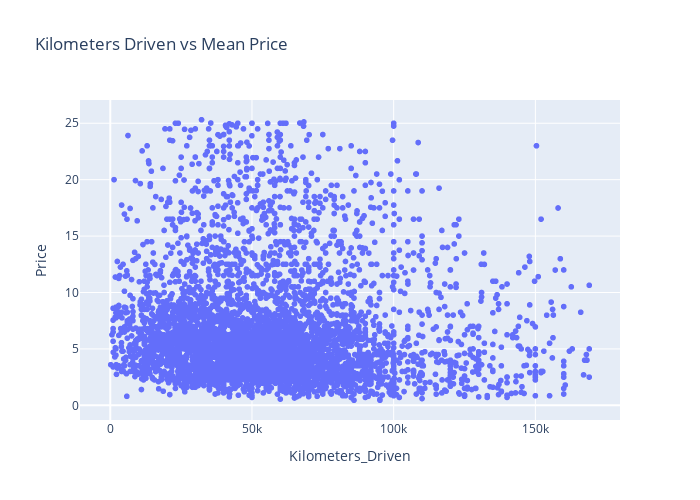

Here is the notebook cell this chart was saved with:
### Code cell
fig = px.scatter(df,x='Kilometers_Driven',y='Price' , width=700 , height =500,title='Kilometers Driven vs Mean Price')
fig.show()

### Figure 1 — Plotly figure (JSON) as saved in the notebook; plotly's stock layout.template omitted (floating-point values rounded to 4 significant figures; data arrays with more than 128 entries replaced by an {"elided": "..."} marker saying what was removed)
{"data": [{"hovertemplate": "Kilometers_Driven=%{x}<br>Price=%{y}<extra></extra>", "legendgroup": "", "marker": {"color": "#636efa", "symbol": "circle"}, "mode": "markers", "name": "", "showlegend": false, "type": "scattergl", "x": {"elided": "4880 int values"}, "xaxis": "x", "y": {"elided": "4880 float values"}, "yaxis": "y"}], "layout": {"height": 500, "legend": {"tracegroupgap": 0}, "title": {"text": "Kilometers Driven vs Mean Price"}, "width": 700, "xaxis": {"anchor": "y", "domain": [0, 1], "title": {"text": "Kilometers_Driven"}}, "yaxis": {"anchor": "x", "domain": [0, 1], "title": {"text": "Price"}}}}
